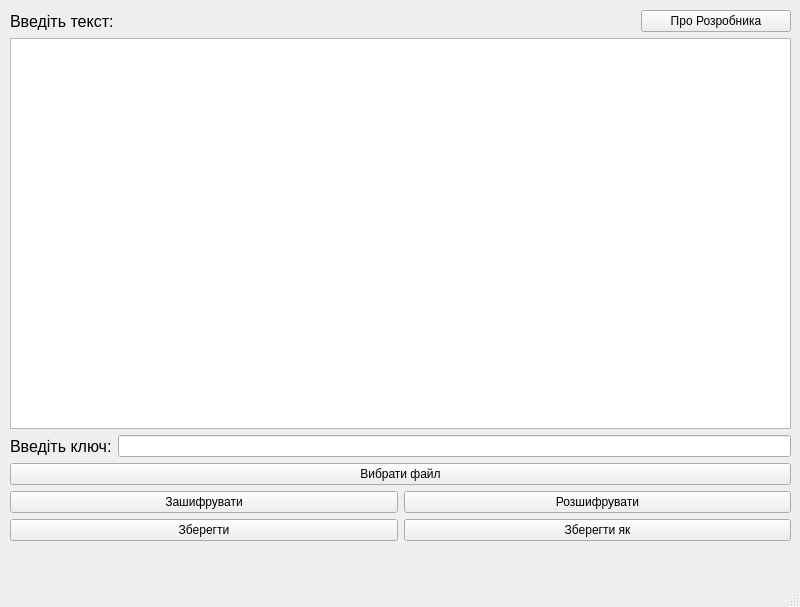
<?xml version="1.0" encoding="UTF-8"?>
<ui version="4.0">
 <class>MainWindow</class>
 <widget class="QMainWindow" name="MainWindow">
  <property name="geometry">
   <rect>
    <x>0</x>
    <y>0</y>
    <width>800</width>
    <height>607</height>
   </rect>
  </property>
  <property name="minimumSize">
   <size>
    <width>800</width>
    <height>607</height>
   </size>
  </property>
  <property name="maximumSize">
   <size>
    <width>800</width>
    <height>607</height>
   </size>
  </property>
  <property name="windowTitle">
   <string>MainWindow</string>
  </property>
  <widget class="QWidget" name="centralwidget">
   <widget class="QWidget" name="verticalLayoutWidget">
    <property name="geometry">
     <rect>
      <x>0</x>
      <y>0</y>
      <width>801</width>
      <height>551</height>
     </rect>
    </property>
    <layout class="QVBoxLayout" name="verticalLayout">
     <property name="sizeConstraint">
      <enum>QLayout::SetDefaultConstraint</enum>
     </property>
     <property name="leftMargin">
      <number>10</number>
     </property>
     <property name="topMargin">
      <number>10</number>
     </property>
     <property name="rightMargin">
      <number>10</number>
     </property>
     <property name="bottomMargin">
      <number>10</number>
     </property>
     <item>
      <layout class="QHBoxLayout" name="horizontalLayout_4">
       <item>
        <widget class="QLabel" name="label">
         <property name="enabled">
          <bool>true</bool>
         </property>
         <property name="font">
          <font>
           <pointsize>12</pointsize>
          </font>
         </property>
         <property name="text">
          <string>Введіть текст:</string>
         </property>
        </widget>
       </item>
       <item>
        <widget class="QPushButton" name="developer_info_button">
         <property name="maximumSize">
          <size>
           <width>150</width>
           <height>16777215</height>
          </size>
         </property>
         <property name="text">
          <string>Про Розробника</string>
         </property>
        </widget>
       </item>
      </layout>
     </item>
     <item>
      <widget class="QTextEdit" name="textEdit">
       <property name="font">
        <font>
         <pointsize>10</pointsize>
        </font>
       </property>
      </widget>
     </item>
     <item>
      <layout class="QHBoxLayout" name="horizontalLayout_3">
       <item>
        <widget class="QLabel" name="label_2">
         <property name="font">
          <font>
           <pointsize>12</pointsize>
          </font>
         </property>
         <property name="text">
          <string>Введіть ключ:</string>
         </property>
        </widget>
       </item>
       <item>
        <widget class="QLineEdit" name="keyLineEdit"/>
       </item>
      </layout>
     </item>
     <item>
      <widget class="QPushButton" name="choose_file_button">
       <property name="text">
        <string>Вибрати файл</string>
       </property>
       <property name="autoDefault">
        <bool>false</bool>
       </property>
       <property name="default">
        <bool>false</bool>
       </property>
       <property name="flat">
        <bool>false</bool>
       </property>
      </widget>
     </item>
     <item>
      <layout class="QHBoxLayout" name="horizontalLayout">
       <item>
        <widget class="QPushButton" name="encrypt_button">
         <property name="text">
          <string>Зашифрувати</string>
         </property>
        </widget>
       </item>
       <item>
        <widget class="QPushButton" name="decrypt_button">
         <property name="text">
          <string>Розшифрувати</string>
         </property>
        </widget>
       </item>
      </layout>
     </item>
     <item>
      <layout class="QHBoxLayout" name="horizontalLayout_2">
       <item>
        <widget class="QPushButton" name="save_button">
         <property name="text">
          <string>Зберегти</string>
         </property>
        </widget>
       </item>
       <item>
        <widget class="QPushButton" name="save_as_button">
         <property name="text">
          <string>Зберегти як</string>
         </property>
        </widget>
       </item>
      </layout>
     </item>
    </layout>
   </widget>
  </widget>
  <widget class="QMenuBar" name="menubar">
   <property name="geometry">
    <rect>
     <x>0</x>
     <y>0</y>
     <width>800</width>
     <height>26</height>
    </rect>
   </property>
  </widget>
  <widget class="QStatusBar" name="statusbar"/>
 </widget>
 <resources/>
 <connections/>
</ui>
